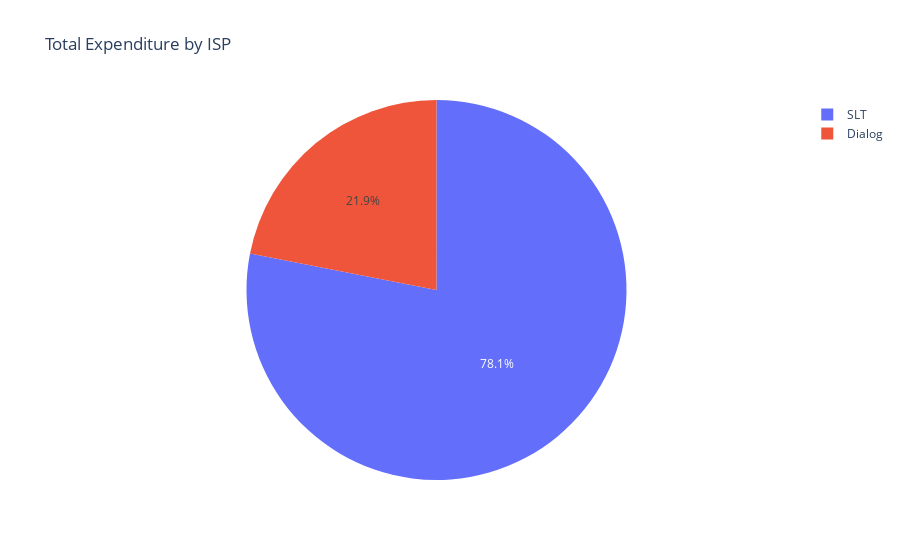

The notebook cell this image was saved under:
### Code cell
import plotly.express as px

# Create a pie chart using Plotly Express
fig = px.pie(df, names='ISP', values='amount', title='Total Expenditure by ISP')

# Show the plot
fig.show()

### Figure 1 — Plotly figure (JSON) as saved in the notebook; plotly's stock layout.template omitted (floating-point values rounded to 4 significant figures)
{"data": [{"domain": {"x": [0, 1], "y": [0, 1]}, "hovertemplate": "ISP=%{label}<br>amount=%{value}<extra></extra>", "labels": ["Dialog", "Dialog", "Dialog", "Dialog", "SLT", "SLT", "SLT", "SLT", "SLT", "SLT", "SLT", "Dialog", "SLT", "SLT", "SLT", "SLT", "SLT", "Dialog", "Dialog", "Dialog", "Dialog", "Dialog", "Dialog"], "legendgroup": "", "name": "", "showlegend": true, "type": "pie", "values": [2890.0, 500, 4200, 4000, 7552.0, 7829.0, 7787.0, 7317.0, 7317.0, 7618.0, 9532.0, 200, 8920.0, 8965.0, 8393.0, 5186.0, 7214.0, 2229.0, 200, 4387.0, 700, 4200, 2800]}], "layout": {"legend": {"tracegroupgap": 0}, "title": {"text": "Total Expenditure by ISP"}}}
